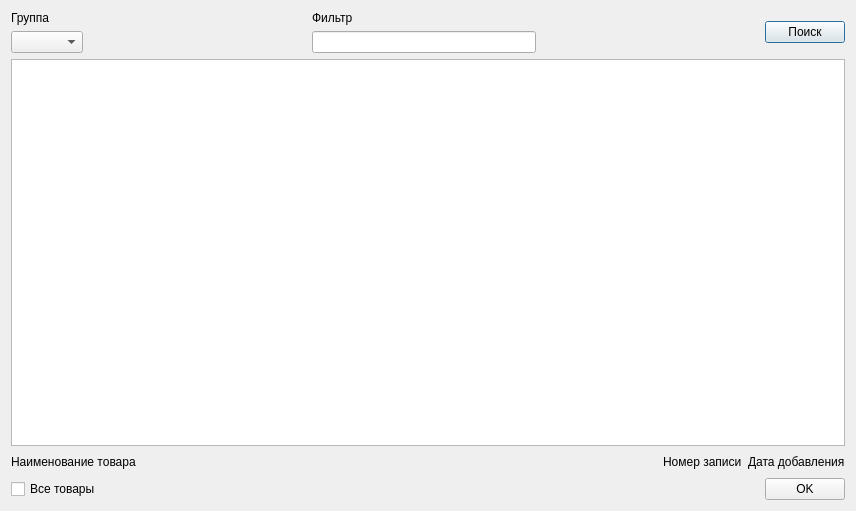
<?xml version="1.0" encoding="UTF-8"?>
<ui version="4.0">
 <class>skladWindow</class>
 <widget class="QDialog" name="skladWindow">
  <property name="geometry">
   <rect>
    <x>0</x>
    <y>0</y>
    <width>856</width>
    <height>511</height>
   </rect>
  </property>
  <property name="windowTitle">
   <string>skladWindow</string>
  </property>
  <layout class="QVBoxLayout" name="verticalLayout">
   <item>
    <layout class="QHBoxLayout" name="horizontalLayout_11">
     <item>
      <layout class="QVBoxLayout" name="verticalLayout_5">
       <item>
        <widget class="QLabel" name="label_14">
         <property name="text">
          <string>Группа</string>
         </property>
        </widget>
       </item>
       <item>
        <widget class="QComboBox" name="comboBox_3"/>
       </item>
      </layout>
     </item>
     <item>
      <spacer name="horizontalSpacer_10">
       <property name="orientation">
        <enum>Qt::Horizontal</enum>
       </property>
       <property name="sizeHint" stdset="0">
        <size>
         <width>40</width>
         <height>20</height>
        </size>
       </property>
      </spacer>
     </item>
     <item>
      <layout class="QVBoxLayout" name="verticalLayout_6">
       <item>
        <widget class="QLabel" name="label_15">
         <property name="text">
          <string>Фильтр</string>
         </property>
        </widget>
       </item>
       <item>
        <widget class="QLineEdit" name="lineEdit_3"/>
       </item>
      </layout>
     </item>
     <item>
      <spacer name="horizontalSpacer_11">
       <property name="orientation">
        <enum>Qt::Horizontal</enum>
       </property>
       <property name="sizeHint" stdset="0">
        <size>
         <width>40</width>
         <height>20</height>
        </size>
       </property>
      </spacer>
     </item>
     <item>
      <widget class="QPushButton" name="pushButton_5">
       <property name="text">
        <string>Поиск</string>
       </property>
      </widget>
     </item>
    </layout>
   </item>
   <item>
    <widget class="QTableWidget" name="tableWidget"/>
   </item>
   <item>
    <layout class="QHBoxLayout" name="horizontalLayout_9">
     <item>
      <widget class="QLabel" name="label_11">
       <property name="text">
        <string>Наименование товара</string>
       </property>
      </widget>
     </item>
     <item>
      <spacer name="horizontalSpacer_9">
       <property name="orientation">
        <enum>Qt::Horizontal</enum>
       </property>
       <property name="sizeHint" stdset="0">
        <size>
         <width>40</width>
         <height>20</height>
        </size>
       </property>
      </spacer>
     </item>
     <item>
      <layout class="QHBoxLayout" name="horizontalLayout_10">
       <item>
        <widget class="QLabel" name="label_12">
         <property name="text">
          <string>Номер записи</string>
         </property>
        </widget>
       </item>
       <item>
        <widget class="QLabel" name="label_13">
         <property name="text">
          <string>Дата добавления</string>
         </property>
        </widget>
       </item>
      </layout>
     </item>
    </layout>
   </item>
   <item>
    <layout class="QHBoxLayout" name="horizontalLayout_12">
     <item>
      <widget class="QCheckBox" name="checkBox_3">
       <property name="text">
        <string>Все товары</string>
       </property>
      </widget>
     </item>
     <item>
      <spacer name="horizontalSpacer_12">
       <property name="orientation">
        <enum>Qt::Horizontal</enum>
       </property>
       <property name="sizeHint" stdset="0">
        <size>
         <width>40</width>
         <height>20</height>
        </size>
       </property>
      </spacer>
     </item>
     <item>
      <widget class="QPushButton" name="pushButton_6">
       <property name="text">
        <string>OK</string>
       </property>
      </widget>
     </item>
    </layout>
   </item>
  </layout>
 </widget>
 <layoutdefault spacing="6" margin="11"/>
 <resources/>
 <connections/>
</ui>
